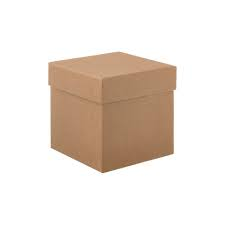
#> input picture src/ls13/images.jpg, 225 x 225 px, found by its file name
$ python coutours.py
#> lines starting #> are read from the running program, lines starting #| are printed output that depends on the picture; after the words box and inside, x2 and y2 are one past the last pixel; in counts of white or black regions, pixels touching at a corner belong together
import cv2
img = cv2.imread("src/ls13/images.jpg")
#> img is the input picture: shape (225, 225, 3); mean B, G, R 215.9, 224.1, 234.1
img_gray = cv2.cvtColor(img, cv2.COLOR_BGR2GRAY)
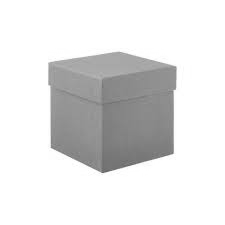
#> img_gray: shape (225, 225); min 102, max 255, mean 226.2
ret, img2 = cv2.threshold(img_gray, 127, 255, cv2.THRESH_BINARY)
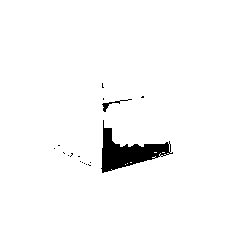
#> img2: shape (225, 225); 96.9% white; 17 black regions (15 under 20 px)
cv2.imshow("GRAY_IMG",img2)
contours, hierarchy = cv2.findContours(img2, cv2.RETR_TREE, cv2.CHAIN_APPROX_SIMPLE)
#> contours = 32 contours, 29 with area under 20; largest, box (x1, y1, x2, y2) and area: (0, 0, 225, 225) 50176, (100, 119, 174, 174) 1562, (101, 100, 121, 113) 84
#Tham số mode cv2.RETR_TREE
#RETR_EXTERNAL = 0: CHỈ VIỀN NGOÀI CÙNG ĐƯỢC PHÁT HIỆN
#RETR_LIST = 1: phát hiện tất các những contours mà không cần xây dựng phân cấp và tất cả contours sẽ được đặt trong một list
#RETR_CCOMP = 2: phát hiện tất các contour và chia chúng thành 2 lớp
#RETR_TREE = 3: phát hiện bởi các lớp từ phải sang trái theo đường viền lưu trữ dạng cây


#Tham số mode cv2.CHAIN_APPROX_SIMPLE
# CHAIN_APPROX_NONE: giữ nguyên các điểm trên đường viền
# CHAIN_APPROX_SIMPLE: nén phần ngang dọc và xiên chỉ giữ lại toạ độ của chúng


img3 = cv2.drawContours(img, contours, -1, (0,255,255), 3)
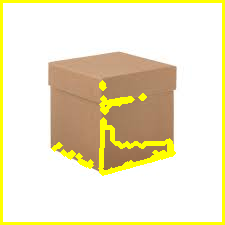
#> img3: shape (225, 225, 3); mean B, G, R 198.3, 228.5, 237.2
#img: ảnh gốc
#contours: danh sách các đường viền tìm được từ cv2.findContours
#contourIdx: vẽ tất cả các contour dùng -1
#color BGR màu sắc của đường
#3 độ dày của nét vẽ
cv2.imshow("BINARY", img)


cv2.waitKey(0)
cv2.destroyAllWindows()

$ run again, with src/ls13/test.jpg copied over src/ls13/images.jpg
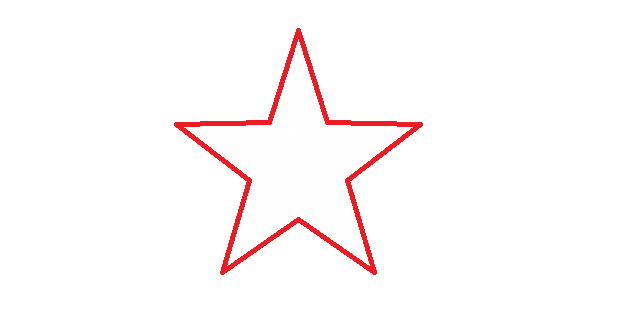
#> input picture src/ls13/test.jpg, 640 x 320 px, found by its file name
#> img is the input picture: shape (320, 640, 3); mean B, G, R 250, 249.8, 254.5
#> `ret, img2 = cv2.threshold(img_gray, 127, 255, cv2.THRESH_BINARY)`:
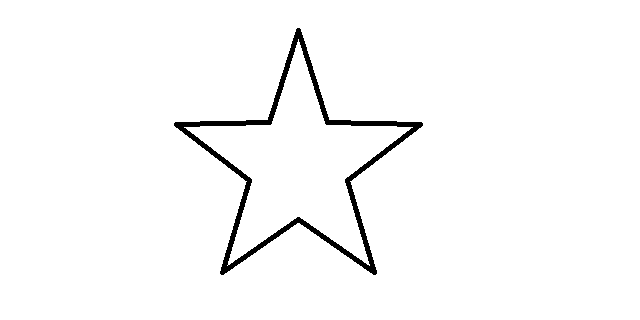
#> img2: shape (320, 640); 97.7% white; 1 black region
#> contours = 3 contours; box (x1, y1, x2, y2) and area: (0, 0, 640, 320) 203841, (173, 27, 424, 276) 22826, (184, 39, 413, 266) 17352
#> `img3 = cv2.drawContours(img, contours, -1, (0,255,255), 3)`:
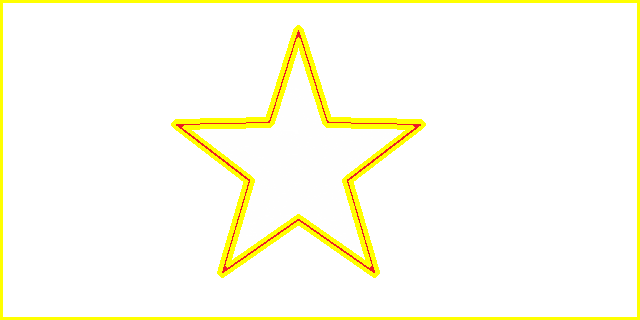
#> img3: shape (320, 640, 3); mean B, G, R 236.1, 253.5, 254.8
